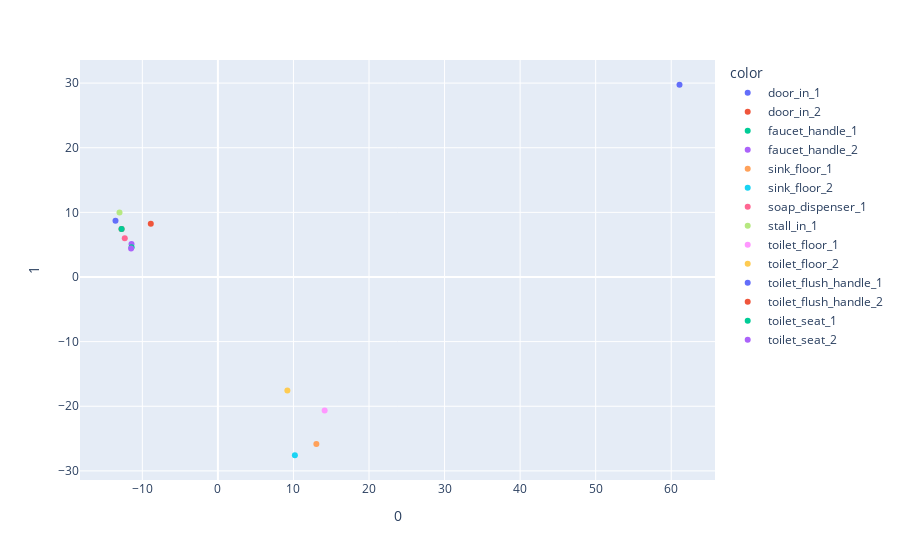

The cell this chart's notebook holds for it:
### Code cell
import matplotlib.pyplot as plt



#from sklearn.discriminant_analysis import LinearDiscriminantAnalysis
import pylab as pl
from sklearn import datasets
from sklearn.decomposition import PCA
from sklearn import preprocessing

vecteurs = getNiv("Genre",dicoTaxoTest)
mat = matrice(vecteurs)
localisation = ["door_in_1","door_in_2", "faucet_handle_1", 
                "faucet_handle_2", "sink_floor_1", "sink_floor_2",
               "soap_dispenser_1", "stall_in_1", "toilet_floor_1", 
               "toilet_floor_2", "toilet_flush_handle_1",
               "toilet_flush_handle_2", "toilet_seat_1", "toilet_seat_2"]


df = pd.DataFrame(mat, columns=range(mat.shape[1]))

# normalization
from sklearn import preprocessing
import plotly.express as px

data_scaled = pd.DataFrame(preprocessing.scale(df),columns = df.columns) 

# PCA, see: http://www.python-simple.com/python-scikit-learn/scikit-pca.php
pca = PCA(n_components=3)
components = pca.fit_transform(data_scaled)


#pcadf["door_in_1", 0]

# components relations with features:
#pd.DataFrame(pca.components_,columns=data_scaled.columns,index = ['PC-1','PC-2'])

#plt.scatter(pcadf[:,0],pcadf[:,1])
fig = px.scatter(components, x=0,y=1,color=localisation)   
fig.show()

### Figure 1 — Plotly figure (JSON) as saved in the notebook; plotly's stock layout.template omitted (floating-point values rounded to 4 significant figures)
{"data": [{"hovertemplate": "color=door_in_1<br>0=%{x}<br>1=%{y}<extra></extra>", "legendgroup": "door_in_1", "marker": {"color": "#636efa", "symbol": "circle"}, "mode": "markers", "name": "door_in_1", "orientation": "v", "showlegend": true, "type": "scatter", "x": [-13.55], "xaxis": "x", "y": [8.683], "yaxis": "y"}, {"hovertemplate": "color=door_in_2<br>0=%{x}<br>1=%{y}<extra></extra>", "legendgroup": "door_in_2", "marker": {"color": "#EF553B", "symbol": "circle"}, "mode": "markers", "name": "door_in_2", "orientation": "v", "showlegend": true, "type": "scatter", "x": [-12.75], "xaxis": "x", "y": [7.444], "yaxis": "y"}, {"hovertemplate": "color=faucet_handle_1<br>0=%{x}<br>1=%{y}<extra></extra>", "legendgroup": "faucet_handle_1", "marker": {"color": "#00cc96", "symbol": "circle"}, "mode": "markers", "name": "faucet_handle_1", "orientation": "v", "showlegend": true, "type": "scatter", "x": [-12.75], "xaxis": "x", "y": [7.444], "yaxis": "y"}, {"hovertemplate": "color=faucet_handle_2<br>0=%{x}<br>1=%{y}<extra></extra>", "legendgroup": "faucet_handle_2", "marker": {"color": "#ab63fa", "symbol": "circle"}, "mode": "markers", "name": "faucet_handle_2", "orientation": "v", "showlegend": true, "type": "scatter", "x": [-11.44], "xaxis": "x", "y": [5.087], "yaxis": "y"}, {"hovertemplate": "color=sink_floor_1<br>0=%{x}<br>1=%{y}<extra></extra>", "legendgroup": "sink_floor_1", "marker": {"color": "#FFA15A", "symbol": "circle"}, "mode": "markers", "name": "sink_floor_1", "orientation": "v", "showlegend": true, "type": "scatter", "x": [13.03], "xaxis": "x", "y": [-25.84], "yaxis": "y"}, {"hovertemplate": "color=sink_floor_2<br>0=%{x}<br>1=%{y}<extra></extra>", "legendgroup": "sink_floor_2", "marker": {"color": "#19d3f3", "symbol": "circle"}, "mode": "markers", "name": "sink_floor_2", "orientation": "v", "showlegend": true, "type": "scatter", "x": [10.19], "xaxis": "x", "y": [-27.58], "yaxis": "y"}, {"hovertemplate": "color=soap_dispenser_1<br>0=%{x}<br>1=%{y}<extra></extra>", "legendgroup": "soap_dispenser_1", "marker": {"color": "#FF6692", "symbol": "circle"}, "mode": "markers", "name": "soap_dispenser_1", "orientation": "v", "showlegend": true, "type": "scatter", "x": [-12.33], "xaxis": "x", "y": [6.004], "yaxis": "y"}, {"hovertemplate": "color=stall_in_1<br>0=%{x}<br>1=%{y}<extra></extra>", "legendgroup": "stall_in_1", "marker": {"color": "#B6E880", "symbol": "circle"}, "mode": "markers", "name": "stall_in_1", "orientation": "v", "showlegend": true, "type": "scatter", "x": [-13.02], "xaxis": "x", "y": [9.981], "yaxis": "y"}, {"hovertemplate": "color=toilet_floor_1<br>0=%{x}<br>1=%{y}<extra></extra>", "legendgroup": "toilet_floor_1", "marker": {"color": "#FF97FF", "symbol": "circle"}, "mode": "markers", "name": "toilet_floor_1", "orientation": "v", "showlegend": true, "type": "scatter", "x": [14.13], "xaxis": "x", "y": [-20.67], "yaxis": "y"}, {"hovertemplate": "color=toilet_floor_2<br>0=%{x}<br>1=%{y}<extra></extra>", "legendgroup": "toilet_floor_2", "marker": {"color": "#FECB52", "symbol": "circle"}, "mode": "markers", "name": "toilet_floor_2", "orientation": "v", "showlegend": true, "type": "scatter", "x": [9.195], "xaxis": "x", "y": [-17.55], "yaxis": "y"}, {"hovertemplate": "color=toilet_flush_handle_1<br>0=%{x}<br>1=%{y}<extra></extra>", "legendgroup": "toilet_flush_handle_1", "marker": {"color": "#636efa", "symbol": "circle"}, "mode": "markers", "name": "toilet_flush_handle_1", "orientation": "v", "showlegend": true, "type": "scatter", "x": [61.1], "xaxis": "x", "y": [29.75], "yaxis": "y"}, {"hovertemplate": "color=toilet_flush_handle_2<br>0=%{x}<br>1=%{y}<extra></extra>", "legendgroup": "toilet_flush_handle_2", "marker": {"color": "#EF553B", "symbol": "circle"}, "mode": "markers", "name": "toilet_flush_handle_2", "orientation": "v", "showlegend": true, "type": "scatter", "x": [-8.882], "xaxis": "x", "y": [8.247], "yaxis": "y"}, {"hovertemplate": "color=toilet_seat_1<br>0=%{x}<br>1=%{y}<extra></extra>", "legendgroup": "toilet_seat_1", "marker": {"color": "#00cc96", "symbol": "circle"}, "mode": "markers", "name": "toilet_seat_1", "orientation": "v", "showlegend": true, "type": "scatter", "x": [-11.42], "xaxis": "x", "y": [4.603], "yaxis": "y"}, {"hovertemplate": "color=toilet_seat_2<br>0=%{x}<br>1=%{y}<extra></extra>", "legendgroup": "toilet_seat_2", "marker": {"color": "#ab63fa", "symbol": "circle"}, "mode": "markers", "name": "toilet_seat_2", "orientation": "v", "showlegend": true, "type": "scatter", "x": [-11.49], "xaxis": "x", "y": [4.404], "yaxis": "y"}], "layout": {"legend": {"title": {"text": "color"}, "tracegroupgap": 0}, "margin": {"t": 60}, "xaxis": {"anchor": "y", "domain": [0, 1], "title": {"text": "0"}}, "yaxis": {"anchor": "x", "domain": [0, 1], "title": {"text": "1"}}}}
